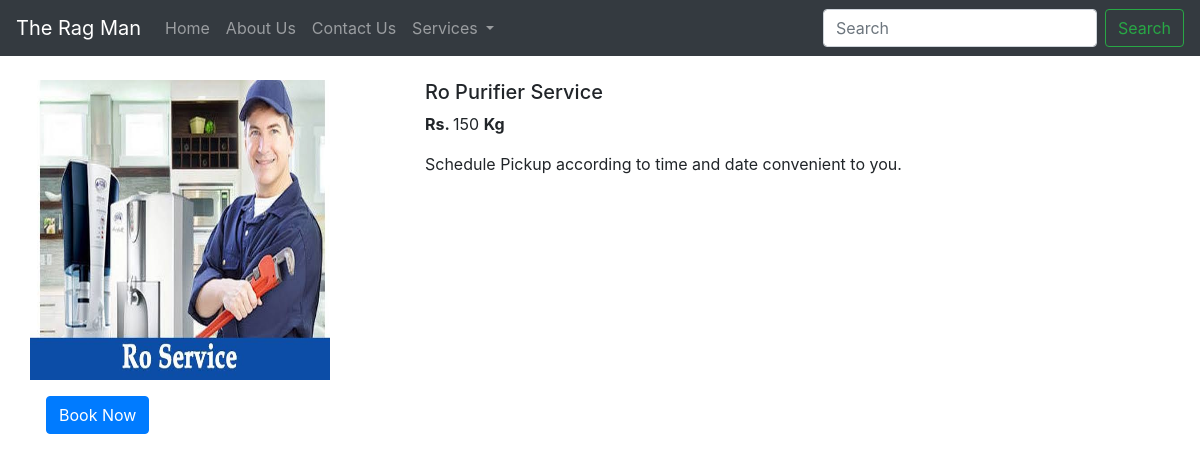
Screenshot of /products/23 with the database file from the repository.
### Shop/models.py (models this page shows)
class Product(models.Model):
    product_id=models.AutoField
    product_name=models.CharField(max_length=50)
    category=models.CharField(max_length=50,default="")
    sub_category=models.CharField(max_length=50,default="")
    price=models.IntegerField(default=0)
    desc=models.CharField(max_length=500)
    pub_date=models.DateField()
    image=models.ImageField(upload_to="shop/images",default="")
    def __str__(self):
        return self.product_name

### Shop/views.py (the view)
# urls.py: path('products/<int:myid>',views.productview,name="ProductView"),
def productview(request,myid):
    product=Product.objects.filter(id=myid)
    print(product)
    return render(request,"Shop/prodView.html",{"product":product[0]})

### Shop/templates/Shop/prodView.html (shortened to what this page needs)
{% extends 'shop/basic.html' %}
{% block body %}
<div class="container my-4">
    <div class="row">
        <div class="col-md-4">
            <div class="row">
                <img src="/{{product.image}}" height="300px" width="300px">
            </div>
            <div class="row">
                <a href="/shop/contact/"><button class="btn btn-primary mx-3 my-3">Book Now</button></a>
            </div>
        </div>
        <div class="col-md-8">
            <h5>{{product.product_name}}</h5>
            <p><b>Rs. </b>{{product.price}} <b>Kg</b> </p>
            <p>{{product.desc}}</p>
        </div>
    </div>
</div>
{% endblock  %}

### rows the page displays
Product: image (picture), product_name "Ro Purifier Service", price "150", desc "Schedule Pickup according to time and date convenient to you."
